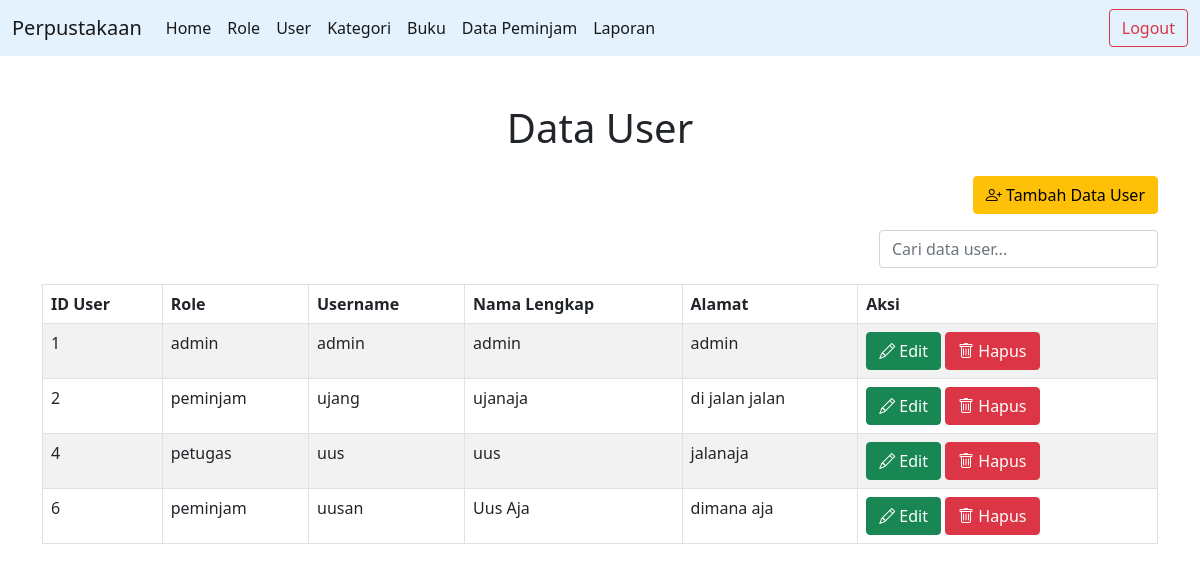
The app's page /master-user.php (signed in) with its own data.
### tables this page shows
CREATE TABLE `user` (
  `UserID` int(11) NOT NULL,
  `RoleID` int(11) NOT NULL,
  `Username` varchar(255) NOT NULL,
  `Password` varchar(255) NOT NULL,
  `Email` varchar(255) NOT NULL,
  `NamaLengkap` varchar(255) NOT NULL,
  `Alamat` text NOT NULL
);

CREATE TABLE `role` (
  `RoleID` int(11) NOT NULL,
  `NamaRole` varchar(255) NOT NULL
);

### master-user.php (the view, shortened to what this page needs)
<?php
include "navbar.php";
?>
<!DOCTYPE html>
<html lang="en">
<head>
    <link href="bootstrap/css/bootstrap.min.css" rel="stylesheet">
    <link rel="stylesheet" href="bootstrap/css/bootstrap-icons.min.css">
</head>
<body>
    <?php
    $sql = "SELECT u.UserID, r.NamaRole AS Role, u.Username, u.Namalengkap, u.Alamat
            FROM user u
            JOIN role r ON u.RoleID = r.RoleID;";
    $kategori = mysqli_query($conn, $sql);
    ?>
    <div class="container mt-5">
        <h1 class="text-center mb-4">Data User</h1>
        <div class="text-end mb-3">
            <a href="tambah-user.php" class="btn btn-warning">
                <i class="bi bi-person-plus"></i> Tambah Data User
            </a>
        </div>
        <div class="d-flex justify-content-end mb-3">
            <input type="text" id="searchInput" class="form-control w-25" onkeyup="searchTable()" placeholder="Cari data user...">
        </div>
        <div class="table-responsive">
            <table id="example" class="table table-striped table-bordered">
                <thead>
                    <tr>
                        <th>ID User</th>
                        <th>Role</th>
                        <th>Username</th>
                        <th>Nama Lengkap</th>
                        <th>Alamat</th>
                        <th>Aksi</th>
                    </tr>
                </thead>
                <tbody>
                    <?php
                    while ($row = mysqli_fetch_assoc($kategori)) {
                    ?>
                        <tr>
                            <td><?= $row['UserID']; ?></td>
                            <td><?= $row['Role']; ?></td>
                            <td><?= $row['Username']; ?></td>
                            <td><?= $row['Namalengkap']; ?></td>
                            <td><?= $row['Alamat']; ?></td>
                            <td>
                                <a href="edit-user.php?id=<?= $row['UserID'] ?>" class="btn btn-success">
                                    <i class="bi bi-pencil"></i> Edit
                                </a>
                                <a href="proses-user.php?id=<?= $row['UserID'] ?>" onclick="return konfirmasiHapus()" class="btn btn-danger">
                                    <i class="bi bi-trash"></i> Hapus
                                </a>
                            </td>
                        </tr>
                    <?php
                    } ?>
                </tbody>
            </table>
        </div>
    </div>
</body>
</html>

### records on screen
user: UserID "1", RoleID.NamaRole "admin", Username "admin", NamaLengkap "admin", Alamat "admin"
user: UserID "2", RoleID.NamaRole "peminjam", Username "ujang", NamaLengkap "ujanaja", Alamat "di jalan jalan"
user: UserID "4", RoleID.NamaRole "petugas", Username "uus", NamaLengkap "uus", Alamat "jalanaja"
user: UserID "6", RoleID.NamaRole "peminjam", Username "uusan", NamaLengkap "Uus Aja", Alamat "dimana aja"
